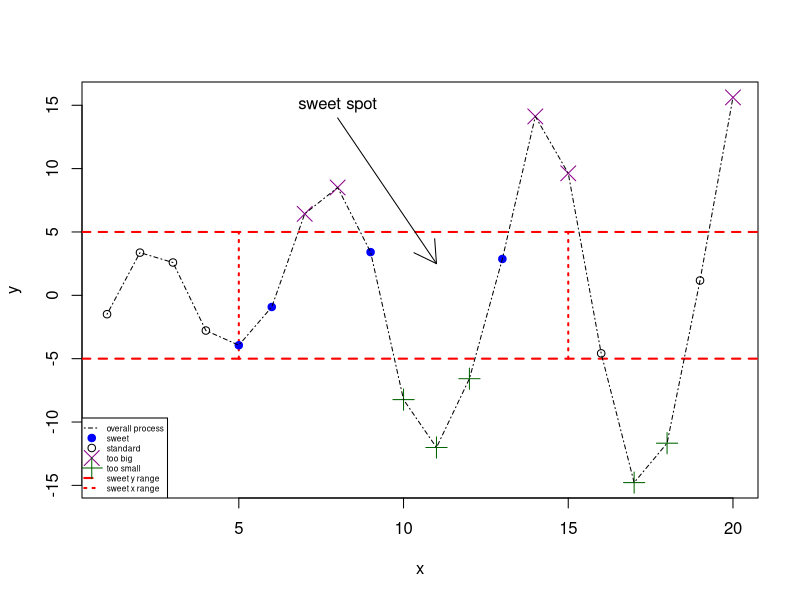

Write R code to recreate this figure.
# Programming Assignment 4
# T. Wallace
# 06/07/2026
# Reproduce Section 7.3 plot (Figure 7.6) using steps 1-10

x <- 1:20
y <- c(-1.49, 3.37, 2.59, -2.78, -3.94, -0.92, 6.43, 8.51, 3.41, -8.23,
       -12.01, -6.58, 2.87, 14.12, 9.63, -4.58, -14.78, -11.67, 1.17, 15.62)

# Step 1: Create empty plotting region
plot(x, y, type = "n", main = "")

# Step 2: Add horizontal lines @ y = -5 AND y = 5
abline(h = c(-5, 5), col = "red", lty = 2, lwd = 2)

# Step 3: Add vertical segments to form a boc
segments(x0 = c(5, 15), y0 = c(-5, -5), x1 = c(5, 15), y1 = c(5, 5),
         col = "red", lty = 3, lwd = 2)

# Step 4: Add points @ y >= 5 (purple x symbols)
points(x[y >= 5], y[y >= 5], pch = 4, col = "darkmagenta", cex = 2)

# Step 5: Add points @ y <= -5 (green + symbols)
points(x[y <= -5], y[y <= -5], pch = 3, col = "darkgreen", cex = 2)

# Step 6: Add "sweet spot" points (blue filled circles)
points(x[(x >= 5 & x <= 15) & (y > -5 & y < 5)],
       y[(x >= 5 & x <= 15) & (y > -5 & y < 5)],
       pch = 19, col = "blue")

# Step 7: Add remaining standard points (default black circles)
points(x[(x < 5 | x > 15) & (y > -5 & y < 5)],
       y[(x < 5 | x > 15) & (y > -5 & y < 5)])

# Step 8: Add connecting line (dash-dot style)
lines(x, y, lty = 4)

# Step 9: Add arrow pointing to sweet spot
arrows(x0 = 8, y0 = 14, x1 = 11, y1 = 2.5)

# Step 10: Add text label for sweet spot
text(x = 8, y = 15, labels = "sweet spot")

# Final: Add legend (cex = 0.5)
legend("bottomleft",
       legend = c("overall process", "sweet", "standard",
                  "too big", "too small", "sweet y range", "sweet x range"),
       pch = c(NA, 19, 1, 4, 3, NA, NA),
       lty = c(4, NA, NA, NA, NA, 2, 3),
       col = c("black", "blue", "black", "darkmagenta", "darkgreen", "red", "red"),
       lwd = c(1, NA, NA, NA, NA, 2, 2),
       pt.cex = c(NA, 1, 1, 2, 2, NA, NA),
       cex = 0.5)
